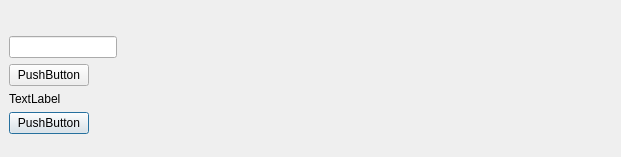
<?xml version="1.0" encoding="UTF-8"?>
<ui version="4.0">
 <class>Dialog</class>
 <widget class="QDialog" name="Dialog">
  <property name="geometry">
   <rect>
    <x>0</x>
    <y>0</y>
    <width>621</width>
    <height>157</height>
   </rect>
  </property>
  <property name="windowTitle">
   <string>Dialog</string>
  </property>
  <widget class="QWidget" name="">
   <property name="geometry">
    <rect>
     <x>9</x>
     <y>36</y>
     <width>150</width>
     <height>112</height>
    </rect>
   </property>
   <layout class="QFormLayout" name="formLayout">
    <item row="0" column="0">
     <widget class="QLineEdit" name="lineEdit"/>
    </item>
    <item row="2" column="0">
     <widget class="QLabel" name="label">
      <property name="text">
       <string>TextLabel</string>
      </property>
     </widget>
    </item>
    <item row="3" column="0">
     <widget class="QPushButton" name="pushButton_2">
      <property name="text">
       <string>PushButton</string>
      </property>
     </widget>
    </item>
    <item row="1" column="0">
     <widget class="QPushButton" name="pushButton">
      <property name="text">
       <string>PushButton</string>
      </property>
     </widget>
    </item>
   </layout>
  </widget>
 </widget>
 <resources/>
 <connections/>
</ui>
